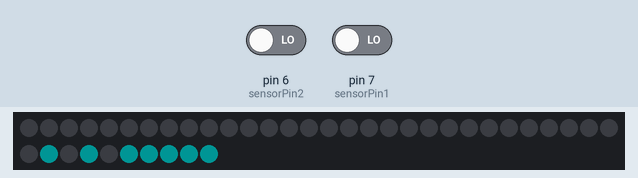
Recording of a sketch running on a simulated Arduino Uno, built with avr-gcc and run on an emulated ATmega328P. On the bench: 40 RGB LEDs in strip order, left to right, continuing on the next row. Inputs (shaded band) come from the test bench; at power-on: pin 6 (sensorPin2) LOW, pin 7 (sensorPin1) LOW. Dim RGB values are drawn brighter than linear.

Above: at 1.2 s.
1.3 s: pin 6 (sensorPin2) driven HIGH
At 3.8 s:
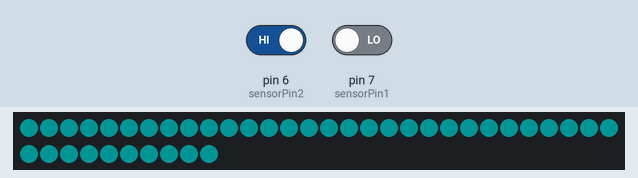
4.1 s: pin 6 (sensorPin2) driven LOW
At 6.6 s:
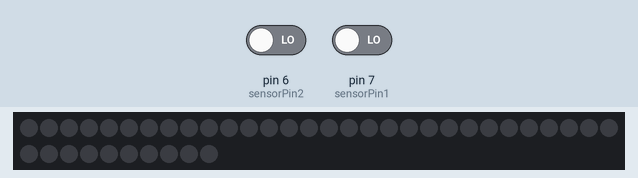
6.9 s: pin 7 (sensorPin1) driven HIGH
At 7.7 s:
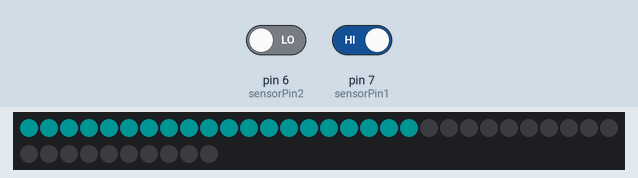
8.7 s: pin 7 (sensorPin1) driven LOW
At 9.52 s:
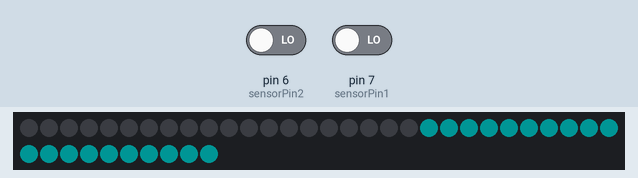
Timing chart, 0 to 11.7 s (numbered marks = the images above; inputs shaded):
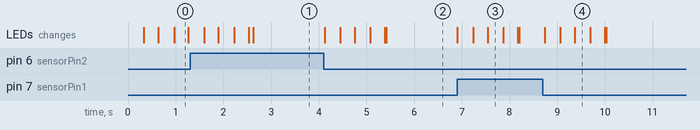

The sketch:

soundLightStrip.ino
```cpp
/*
   Rui Santos
   Complete Project Details http://randomnerdtutorials.com
*/

//https://learn.adafruit.com/adafruit-neopixel-uberguide/arduino-library-use
#include <Adafruit_NeoPixel.h>
#ifdef __AVR__
#include <avr/power.h>
#endif

#define PIN 9
//#define NUM_LEDS 137
#define NUM_LEDS 40
#define BRIGHTNESS 20

int ledPin = 13;
int sensorPin1 = 7; //input pin for microphone
int sensorPin2 = 6; //input pin for microphone
bool val = 0; //input HIGH/LOW from microphone
bool history[NUM_LEDS]; //stores a history of val
int arrayOff = 0; //this keeps track of where on the array the current cycle is
int i = 0; //counter
Adafruit_NeoPixel strip = Adafruit_NeoPixel(NUM_LEDS, PIN, NEO_GRB + NEO_KHZ800);

void setup() {
  pinMode(sensorPin1, INPUT);
  pinMode(sensorPin2, INPUT);
  for (i = 0; i < NUM_LEDS; i++) history[i] = 0;//zero history array

  strip.setBrightness(BRIGHTNESS);
  strip.begin();
  for (i = 0; i < NUM_LEDS; i++) strip.setPixelColor(i, 0, 0, 0);
  strip.show(); // Initialize all pixels to 'off'
}

int width = 32;
uint8_t wait = 30;

void loop() {
  arrayOff++;
  val = digitalRead(sensorPin1)+digitalRead(sensorPin2); //read from microphone
  // Serial.println (val);

  history[arrayOff % NUM_LEDS] = val; //update history at offset location

  for (i = 0; i < NUM_LEDS; i++) {
    if (history[(arrayOff - i) % NUM_LEDS]) {
      strip.setPixelColor(i, 0, 255, 255);
    } else {
      strip.setPixelColor(i, 0, 0, 0);
    }
  }

  strip.show();
  delay(wait);
}
```

Measured:
- after the input at 1.3 s, the LEDs: first change after 0.30 s (image 1 shows a later state)
- after the input at 4.1 s, the LEDs: first change at once (image 2 shows a later state)
- after the input at 6.9 s, the LEDs: first change at once (image 3 shows a later state)
- after the input at 8.7 s, the LEDs: first change at once (image 4 shows a later state)
